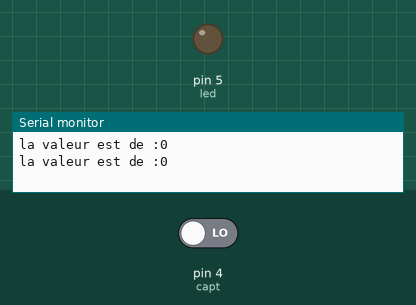
A sketch run on a simulated Arduino Uno, built with avr-gcc and run on an emulated ATmega328P. On the bench: output pins drawn as LEDs (lit = HIGH), the last lines printed to the serial monitor. The inputs (shaded band) are chosen by the test bench; at power-on: pin 4 (capt) LOW.

Above: at 1.2 s.
1.3 s: pin 4 (capt) driven HIGH
At 1.7 s:
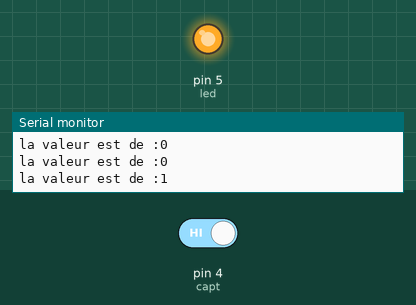
2.8 s: pin 4 (capt) driven LOW
At 4.1 s:
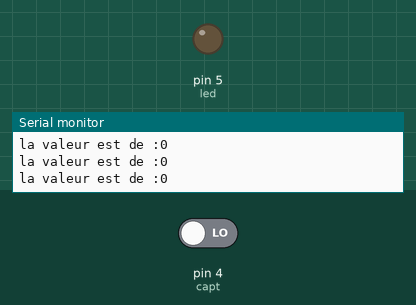
Timing chart, 0 to 5.8 s (numbered marks = the images above; inputs shaded):
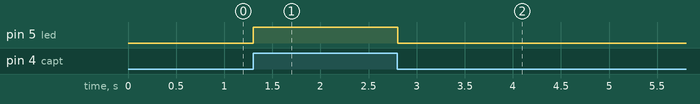

Measured:
- after the input at 1.3 s, pin 5 (led): LOW → HIGH at once
- after the input at 2.8 s, pin 5 (led): HIGH → LOW at once

The sketch:

exercice_millis.ino
```cpp
unsigned long past = 0;
unsigned long past2 = 0;
const int capt = 4;
const int led = 5;

unsigned long marge = 500;
unsigned long marge2 = 50;
bool etat = 0;
bool etat2 = 0;
void setup() {
  // put your setup code here, to run once:
  Serial.begin(9600);
  pinMode(capt, INPUT);
  pinMode(led, OUTPUT);
}

void loop() {
  // put your main code here, to run repeatedly:
  unsigned long now = millis();


  if(now - past >= marge2){
    past = now;
    etat =! etat;
    int cap = digitalRead(capt);
    if(cap == 1){

    digitalWrite(led, HIGH);
    }
    else{

      digitalWrite(led, LOW);
    }


  }

  if(now - past2 >= marge){
    past2 = now;
    etat2 =! etat2;
    int cap = digitalRead(capt);

    Serial.print("la valeur est de :");
     Serial.println( cap);

  }
}
```
